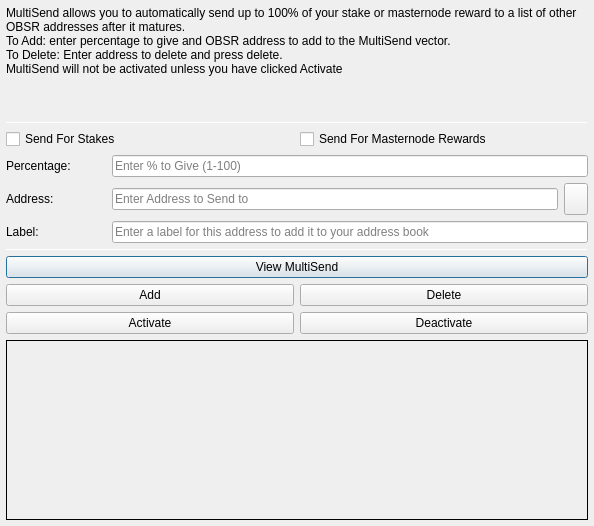
<?xml version="1.0" encoding="UTF-8"?>
<ui version="4.0">
 <class>MultiSendDialog</class>
 <widget class="QDialog" name="MultiSendDialog">
  <property name="windowModality">
   <enum>Qt::NonModal</enum>
  </property>
  <property name="geometry">
   <rect>
    <x>0</x>
    <y>0</y>
    <width>594</width>
    <height>526</height>
   </rect>
  </property>
  <property name="windowTitle">
   <string>MultiSend</string>
  </property>
  <layout class="QVBoxLayout" name="verticalLayout" stretch="0">
   <property name="margin">
    <number>6</number>
   </property>
   <item>
    <layout class="QVBoxLayout" name="verticalLayout_Main" stretch="1,1,1,0,1,1,1">
     <item>
      <widget class="QLabel" name="label_2">
       <property name="lineWidth">
        <number>1</number>
       </property>
       <property name="text">
        <string>MultiSend allows you to automatically send up to 100% of your stake or masternode reward to a list of other OBSR addresses after it matures.
To Add: enter percentage to give and OBSR address to add to the MultiSend vector.
To Delete: Enter address to delete and press delete.
MultiSend will not be activated unless you have clicked Activate</string>
       </property>
       <property name="alignment">
        <set>Qt::AlignLeading|Qt::AlignLeft|Qt::AlignTop</set>
       </property>
       <property name="wordWrap">
        <bool>true</bool>
       </property>
      </widget>
     </item>
     <item>
      <widget class="Line" name="line">
       <property name="minimumSize">
        <size>
         <width>0</width>
         <height>1</height>
        </size>
       </property>
       <property name="maximumSize">
        <size>
         <width>16777215</width>
         <height>1</height>
        </size>
       </property>
       <property name="orientation">
        <enum>Qt::Horizontal</enum>
       </property>
      </widget>
     </item>
     <item>
      <layout class="QVBoxLayout" name="verticalLayout_Settings">
       <item>
        <layout class="QHBoxLayout" name="horizontalLayout">
         <item>
          <widget class="QCheckBox" name="multiSendStakeCheckBox">
           <property name="text">
            <string>Send For Stakes</string>
           </property>
          </widget>
         </item>
         <item>
          <widget class="QCheckBox" name="multiSendMasternodeCheckBox">
           <property name="text">
            <string>Send For Masternode Rewards</string>
           </property>
          </widget>
         </item>
        </layout>
       </item>
       <item>
        <layout class="QHBoxLayout" name="horizontalLayout_6">
         <item>
          <widget class="QLabel" name="label">
           <property name="minimumSize">
            <size>
             <width>100</width>
             <height>0</height>
            </size>
           </property>
           <property name="toolTip">
            <string>Percentage of stake to send</string>
           </property>
           <property name="text">
            <string>Percentage:</string>
           </property>
          </widget>
         </item>
         <item>
          <widget class="QLineEdit" name="multiSendPercentEdit">
           <property name="toolTip">
            <string>Enter whole numbers 1 - 100</string>
           </property>
           <property name="placeholderText">
            <string>Enter % to Give (1-100)</string>
           </property>
          </widget>
         </item>
        </layout>
       </item>
       <item>
        <layout class="QHBoxLayout" name="horizontalLayout_7">
         <item>
          <widget class="QLabel" name="label_5">
           <property name="minimumSize">
            <size>
             <width>100</width>
             <height>0</height>
            </size>
           </property>
           <property name="toolTip">
            <string>Address to send portion of stake to</string>
           </property>
           <property name="text">
            <string>Address:</string>
           </property>
          </widget>
         </item>
         <item>
          <widget class="QLineEdit" name="multiSendAddressEdit">
           <property name="toolTip">
            <string/>
           </property>
           <property name="placeholderText">
            <string>Enter Address to Send to</string>
           </property>
          </widget>
         </item>
         <item>
          <widget class="QToolButton" name="addressBookButton">
           <property name="maximumSize">
            <size>
             <width>16777215</width>
             <height>32</height>
            </size>
           </property>
           <property name="toolTip">
            <string>Choose an address from the address book</string>
           </property>
           <property name="text">
            <string/>
           </property>
           <property name="icon">
            <iconset resource="../obsr.qrc">
             <normaloff>:/icons/address-book</normaloff>:/icons/address-book</iconset>
           </property>
           <property name="shortcut">
            <string>Alt+A</string>
           </property>
          </widget>
         </item>
        </layout>
       </item>
      </layout>
     </item>
     <item>
      <layout class="QHBoxLayout" name="horizontalLayout_3">
       <item>
        <widget class="QLabel" name="label_3">
         <property name="minimumSize">
          <size>
           <width>100</width>
           <height>0</height>
          </size>
         </property>
         <property name="text">
          <string>Label:</string>
         </property>
        </widget>
       </item>
       <item>
        <widget class="QLineEdit" name="labelAddressLabelEdit">
         <property name="placeholderText">
          <string>Enter a label for this address to add it to your address book</string>
         </property>
        </widget>
       </item>
      </layout>
     </item>
     <item>
      <widget class="Line" name="line_2">
       <property name="minimumSize">
        <size>
         <width>0</width>
         <height>1</height>
        </size>
       </property>
       <property name="maximumSize">
        <size>
         <width>16777215</width>
         <height>1</height>
        </size>
       </property>
       <property name="orientation">
        <enum>Qt::Horizontal</enum>
       </property>
      </widget>
     </item>
     <item>
      <layout class="QVBoxLayout" name="verticalLayout_Buttons">
       <item>
        <layout class="QHBoxLayout" name="horizontalLayout_4">
         <item>
          <widget class="QPushButton" name="viewButton">
           <property name="toolTip">
            <string/>
           </property>
           <property name="statusTip">
            <string>View MultiSend Vector</string>
           </property>
           <property name="text">
            <string>View MultiSend</string>
           </property>
          </widget>
         </item>
        </layout>
       </item>
       <item>
        <layout class="QHBoxLayout" name="horizontalLayout_2">
         <item>
          <widget class="QPushButton" name="addButton">
           <property name="toolTip">
            <string/>
           </property>
           <property name="statusTip">
            <string>Add to MultiSend Vector</string>
           </property>
           <property name="text">
            <string>Add</string>
           </property>
          </widget>
         </item>
         <item>
          <widget class="QPushButton" name="deleteButton">
           <property name="toolTip">
            <string/>
           </property>
           <property name="statusTip">
            <string>Delete Address From MultiSend Vector</string>
           </property>
           <property name="text">
            <string>Delete</string>
           </property>
          </widget>
         </item>
        </layout>
       </item>
       <item>
        <layout class="QHBoxLayout" name="horizontalLayout_5">
         <item>
          <widget class="QPushButton" name="activateButton">
           <property name="statusTip">
            <string>Activate MultiSend</string>
           </property>
           <property name="text">
            <string>Activate</string>
           </property>
          </widget>
         </item>
         <item>
          <widget class="QPushButton" name="disableButton">
           <property name="statusTip">
            <string>Deactivate MultiSend</string>
           </property>
           <property name="text">
            <string>Deactivate</string>
           </property>
          </widget>
         </item>
        </layout>
       </item>
      </layout>
     </item>
     <item>
      <widget class="QLabel" name="message">
       <property name="minimumSize">
        <size>
         <width>0</width>
         <height>180</height>
        </size>
       </property>
       <property name="frameShape">
        <enum>QFrame::Panel</enum>
       </property>
       <property name="frameShadow">
        <enum>QFrame::Plain</enum>
       </property>
       <property name="lineWidth">
        <number>1</number>
       </property>
       <property name="midLineWidth">
        <number>1</number>
       </property>
       <property name="text">
        <string/>
       </property>
       <property name="alignment">
        <set>Qt::AlignLeading|Qt::AlignLeft|Qt::AlignTop</set>
       </property>
       <property name="wordWrap">
        <bool>true</bool>
       </property>
      </widget>
     </item>
    </layout>
   </item>
  </layout>
 </widget>
 <resources>
  <include location="../obsr.qrc"/>
 </resources>
 <connections/>
</ui>
